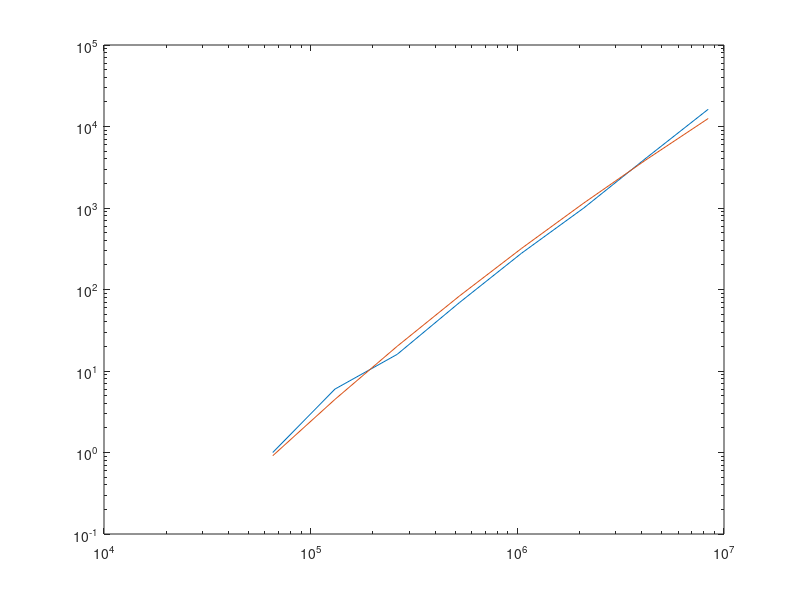

Recreate this plot in MATLAB.
## $Id: proc.m,v 1.1 2004/11/24 23:22:04 mstorti Exp $
a=[16 0 
   17 6 
   18 16 
   19 69 
   20 279 
   21 1001 
   22 4090 
   23 16282 ];
a(:,2) = a(:,2) +(a(:,2)==0);

x = log(a(:,1));
y = log(a(:,2));

A = [x, ones(size(x))];
param = (A'*A)\(A'*y);
aa = param(1);
bb = param(2);

yana = aa*x+bb;
## yana = 2.^(a*x+b);

loglog(2.^a(:,1),[a(:,2),e.^yana]);
## plot(a,[y yana])
